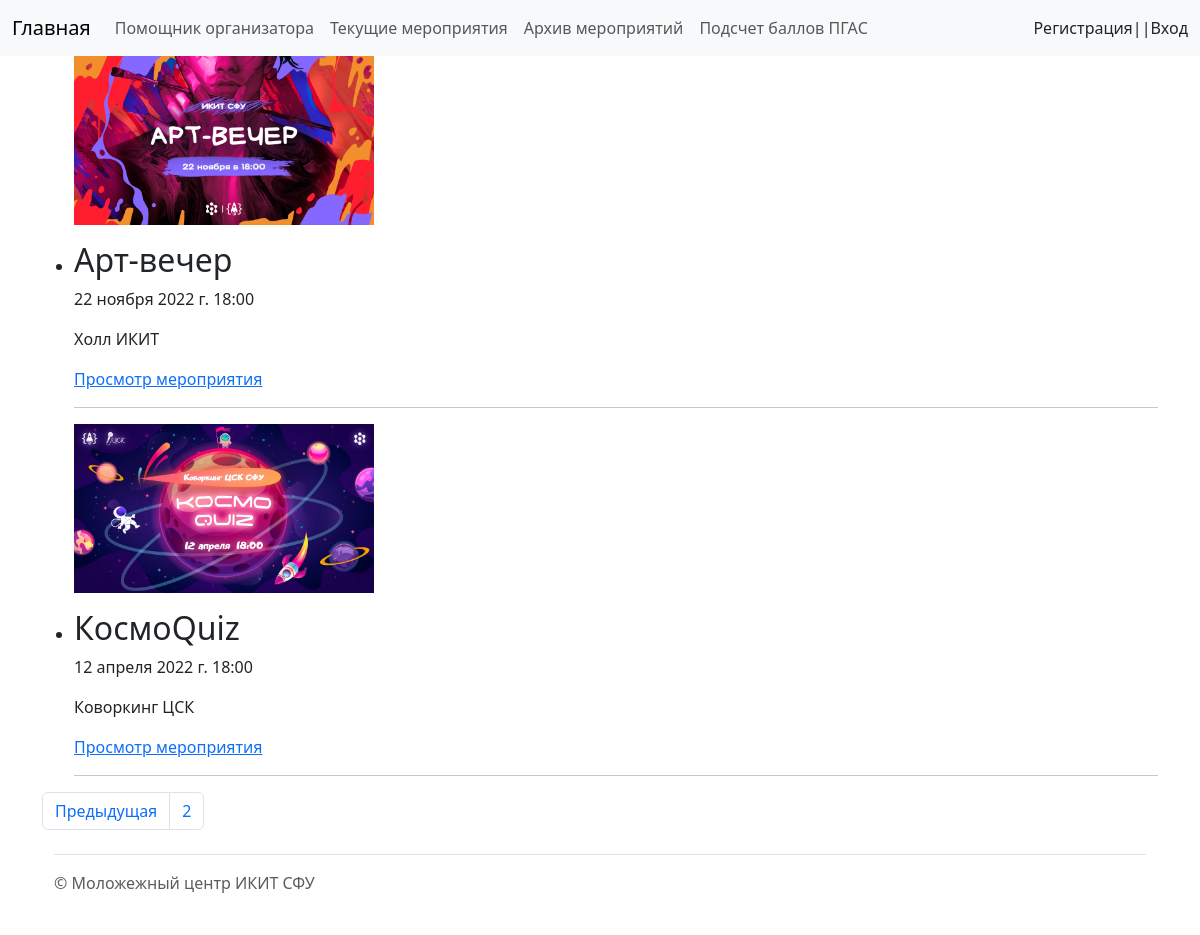
The app's page /archive/?page=2 with its own data.
### events/models.py (models this page shows, shortened)
class Event(models.Model):
    title = models.CharField(max_length=255, verbose_name="Название мероприятия")
    slug = models.SlugField(max_length=255, unique=True, null=True, db_index=True, verbose_name="URL")
    data = models.DateTimeField(blank=True, verbose_name="Дата проведения", null=True)
    place = models.CharField(max_length = 255, verbose_name="Место проведения", null=True, blank=True)
    poster = models.ImageField(upload_to="posters/", null=True, verbose_name="Афиша", blank=True)
    description = models.TextField(blank=True, verbose_name="Описание мероприятия")
    main_organizer = models.ForeignKey(User, on_delete=models.SET_DEFAULT, default=None, null=True, verbose_name="Руководитель")
    organizers = models.TextField(verbose_name="Организаторы")
    docs = models.URLField(blank=True, null=True, verbose_name="Ссылка на диск с файлами мероприятия")
    is_done = models.BooleanField(default=False, verbose_name="Прошедшее мероприятие")
    def get_absolute_url(self):
        return reverse('show_event', kwargs={'event_slug': self.slug})
    class Meta:
        ordering = ['-data',]

### events/views.py (the view)
# urls.py: path('archive/', Archive.as_view(), name="archive"),
class Archive(ListView):
    paginate_by = 3
    model = Event
    template_name = 'events/listevents.html'
    def get_context_data(self, **kwargs):
        context = super().get_context_data(**kwargs)
        context["title"]="Архив мероприятий"
        return context
    def get_queryset(self):
        return Event.objects.filter(is_done=True)

### events/templates/events/listevents.html (shortened to what this page needs)
{% extends 'events/base.html' %}
{% block content %}
<div class="container">
<ul>
    {% for e in page_obj %}
    {% if e.poster %}
        <p><img width=" 300" src="{{e.poster.url}}"> </p>
    {% endif %}
    <li>
        <h2>{{e.title}}</h2>
        {% if e.data %}
        <p>{{e.data}}</p>
        {% endif %}
        {% if e.place %}
        <p>{{e.place}}</p>
        {% endif %}
        <p><a href="{{ e.get_absolute_url }}">Просмотр мероприятия</a></p>
        <hr>
    </li>
    {% endfor%}
</ul>
<nav >
  <ul class="pagination">
      {% if page_obj.previous_page_number >= 1 %}
    <li class="page-item"><a class="page-link" href="?page={{page_obj.previous_page_number}}">Предыдущая</a></li>
      {% endif %}
      {% if page_obj.has_other_pages %}
    <li class="page-item"><a class="page-link" href="?page={{page_obj.number}}">{{page_obj.number}}</a></li>
      {% endif %}
  </ul>
</nav>
{% endblock %}

### records on screen
Event: poster (picture), title "Арт-вечер", data "22 ноября 2022 г. 18:00", place "Холл ИКИТ"
Event: poster (picture), title "КосмоQuiz", data "12 апреля 2022 г. 18:00", place "Коворкинг ЦСК"

### other values on screen
{{ page_obj.number }} "2"
